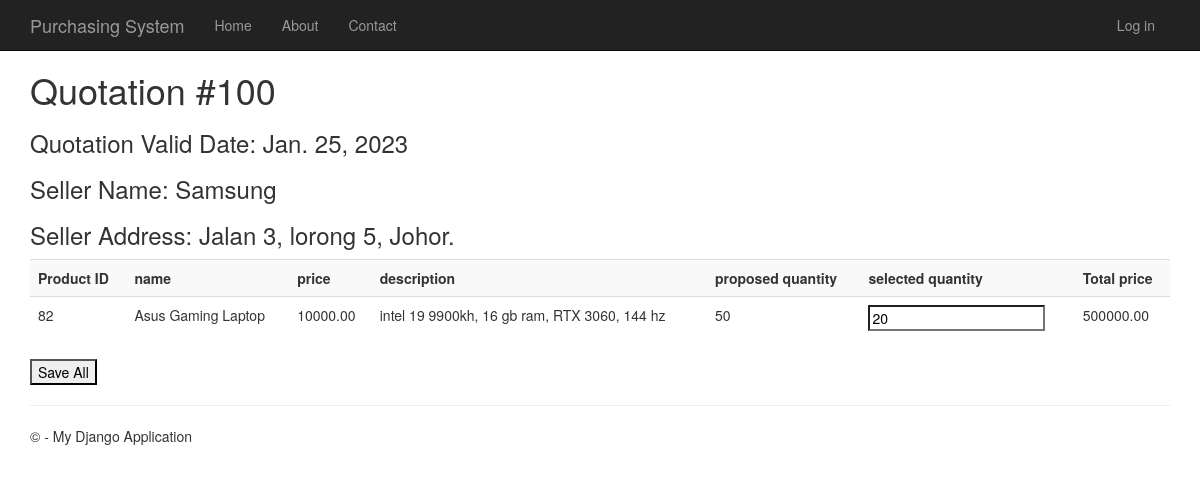
Page /quotation/quotation/92/ on the committed database.
### quotation/models.py (models this page shows, shortened)
class quotation(models.Model):
    Quotation_ID = models.AutoField(primary_key=True)
    Quotation_Number = models.CharField(max_length=15, null=True)
    Valid_Date = models.DateField(max_length=6,null=True)
    Creation_Date = models.DateTimeField(auto_now_add=True,null = True)
    status = models.BooleanField(default=False)
    seller_ID = models.ForeignKey(Seller, on_delete=models.CASCADE, null=True)

class QuotationProduct(models.Model):
    Product_ID = models.AutoField(primary_key=True)
    name = models.TextField(max_length=20)
    price = models.DecimalField(max_digits=20, decimal_places=2, default=Decimal('0.00'))
    description = models.TextField(max_length= 60)
    proposed_quantity = models.IntegerField(null=False)
    selected_quantity = models.IntegerField(blank=True, null=True)
    Total_Price = models.DecimalField(max_digits=20, decimal_places=2, default=Decimal('0.00'))
    quotation_id = models.ForeignKey(quotation, on_delete=models.CASCADE)

### app/models.py (models this page shows, shortened)
class Seller(models.Model):
    seller_id = models.AutoField(primary_key=True)
    seller_user = models.OneToOneField(User, on_delete=models.CASCADE)
    seller_name = models.CharField(null=True, max_length= 30)
    seller_email = models.EmailField(null=True)
    seller_address = models.TextField(max_length=100)
    seller_phone = models.PositiveIntegerField()

### quotation/views.py (the view)
# urls.py: path('quotation/<str:pk>/' , views.lquotation, name='q'),
def lquotation(request, pk):
    products = QuotationProduct.objects.all().filter(quotation_id=pk)
    q = quotation.objects.get(Quotation_ID=pk)
    if request.method == 'POST':
        for product in products:
            selected_quantity = request.POST.get('selected_quantity_{}'.format(product.Product_ID))
            product.selected_quantity = selected_quantity
            product.save()
        return HttpResponseRedirect(reverse('menu'))
    context = {'data':products,
                'quotation':q,
                }
    return render(request, 'app/quotation.html',context)

### quotation/templates/app/quotation.html (shortened to what this page needs)
{% extends "app/layout.html" %}
{% block content %}
<h1>Quotation #{{quotation.Quotation_Number}}</h1>
<h3>Quotation Valid Date: {{quotation.Valid_Date}}</h3>
<h3>Seller Name: {{quotation.seller_ID.seller_name}}</h3>
<h3>Seller Address: {{quotation.seller_ID.seller_address}}</h3>
<form method="post" action="">
  <table class="table table-striped">
    <tr>
      <th>Product ID</th>
      <th>name</th>
      <th>price</th>
      <th>description</th>
      <th>proposed quantity</th>
      <th>selected quantity</th>
      <th>Total price</th>
    </tr>
    {% for product in data %}
    <tr>
      <td>{{product.Product_ID}}</td>
      <td>{{product.name}}</td>
      <td style="text-align: left;">{{product.price}}</td>
      <td>{{product.description}}</td>
      <td>{{product.proposed_quantity}}</td>
      <td>
        <input type="number" name="selected_quantity_{{ product.Product_ID }}" value="{{ product.selected_quantity }}">
      </td>
      <td style="text-align: left;">{{product.Total_Price}}</td>
    </tr>
    {% endfor %}
  </table>
  <input type="submit" value="Save All">
</form>
{% endblock %}

### app/static/app/content/site.css (style rules this page uses)
body { padding-top: 50px; padding-bottom: 20px; }
input, select, textarea { max-width: 280px; }

### rows in the picture
quotation: Quotation_Number "100", Valid_Date "Jan. 25, 2023", seller_ID.seller_name "Samsung", seller_ID.seller_address "Jalan 3, lorong 5, Johor."
QuotationProduct: Product_ID "82", name "Asus Gaming Laptop", price "10000.00", description "intel 19 9900kh, 16 gb ram, RTX 3060, 144 hz", proposed_quantity "50", selected_quantity "20", Total_Price "500000.00"
